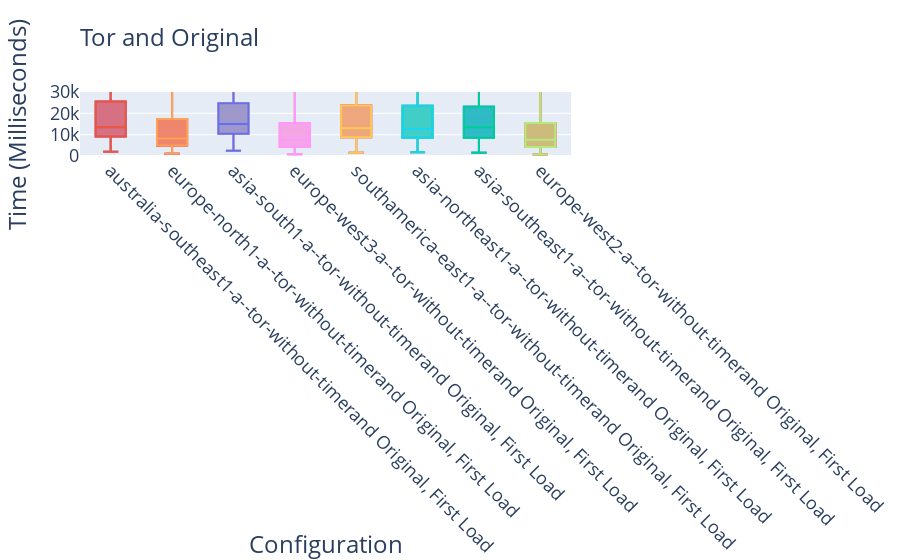

Notebook code cell kept with this figure:
### Code cell
boxes = list()
for l in locations:
    if 'tor' in l:
        boxes.append(listToBox(selectToList("""
        SELECT visualComplete85 FROM results WHERE step == 0 AND location LIKE '"""+l+"""%' AND label LIKE '%original%';
    """), l+'and Original, First Load'))
drawBoxes(boxes,'Tor and Original')

### Figure 1 — Plotly figure (JSON) as saved in the notebook; plotly's stock layout.template omitted (floating-point values rounded to 4 significant figures; data arrays with more than 128 entries replaced by an {"elided": "..."} marker saying what was removed)
{"data": [{"boxpoints": false, "name": "australia-southeast1-a--tor-without-timerand Original, First Load", "type": "box", "y": {"elided": "288 str values"}}, {"boxpoints": false, "name": "europe-north1-a--tor-without-timerand Original, First Load", "type": "box", "y": {"elided": "288 str values"}}, {"boxpoints": false, "name": "asia-south1-a--tor-without-timerand Original, First Load", "type": "box", "y": {"elided": "288 str values"}}, {"boxpoints": false, "name": "europe-north1-a--tor-without-timerand Original, First Load", "type": "box", "y": {"elided": "288 str values"}}, {"boxpoints": false, "name": "europe-west3-a--tor-without-timerand Original, First Load", "type": "box", "y": {"elided": "288 str values"}}, {"boxpoints": false, "name": "southamerica-east1-a--tor-without-timerand Original, First Load", "type": "box", "y": {"elided": "288 str values"}}, {"boxpoints": false, "name": "asia-northeast1-a--tor-without-timerand Original, First Load", "type": "box", "y": {"elided": "288 str values"}}, {"boxpoints": false, "name": "asia-northeast1-a--tor-without-timerand Original, First Load", "type": "box", "y": {"elided": "288 str values"}}, {"boxpoints": false, "name": "asia-south1-a--tor-without-timerand Original, First Load", "type": "box", "y": {"elided": "288 str values"}}, {"boxpoints": false, "name": "australia-southeast1-a--tor-without-timerand Original, First Load", "type": "box", "y": {"elided": "288 str values"}}, {"boxpoints": false, "name": "asia-southeast1-a--tor-without-timerand Original, First Load", "type": "box", "y": {"elided": "288 str values"}}, {"boxpoints": false, "name": "europe-north1-a--tor-without-timerand Original, First Load", "type": "box", "y": {"elided": "288 str values"}}, {"boxpoints": false, "name": "asia-northeast1-a--tor-without-timerand Original, First Load", "type": "box", "y": {"elided": "288 str values"}}, {"boxpoints": false, "name": "asia-southeast1-a--tor-without-timerand Original, First Load", "type": "box", "y": {"elided": "288 str values"}}, {"boxpoints": false, "name": "europe-north1-a--tor-without-timerand Original, First Load", "type": "box", "y": {"elided": "288 str values"}}, {"boxpoints": false, "name": "asia-southeast1-a--tor-without-timerand Original, First Load", "type": "box", "y": {"elided": "288 str values"}}, {"boxpoints": false, "name": "southamerica-east1-a--tor-without-timerand Original, First Load", "type": "box", "y": {"elided": "288 str values"}}, {"boxpoints": false, "name": "europe-west3-a--tor-without-timerand Original, First Load", "type": "box", "y": {"elided": "288 str values"}}, {"boxpoints": false, "name": "europe-west3-a--tor-without-timerand Original, First Load", "type": "box", "y": {"elided": "288 str values"}}, {"boxpoints": false, "name": "asia-south1-a--tor-without-timerand Original, First Load", "type": "box", "y": {"elided": "288 str values"}}, {"boxpoints": false, "name": "europe-west2-a--tor-without-timerand Original, First Load", "type": "box", "y": {"elided": "288 str values"}}, {"boxpoints": false, "name": "europe-west2-a--tor-without-timerand Original, First Load", "type": "box", "y": {"elided": "288 str values"}}, {"boxpoints": false, "name": "asia-southeast1-a--tor-without-timerand Original, First Load", "type": "box", "y": {"elided": "288 str values"}}, {"boxpoints": false, "name": "australia-southeast1-a--tor-without-timerand Original, First Load", "type": "box", "y": {"elided": "288 str values"}}, {"boxpoints": false, "name": "europe-west2-a--tor-without-timerand Original, First Load", "type": "box", "y": {"elided": "288 str values"}}, {"boxpoints": false, "name": "asia-northeast1-a--tor-without-timerand Original, First Load", "type": "box", "y": {"elided": "288 str values"}}, {"boxpoints": false, "name": "southamerica-east1-a--tor-without-timerand Original, First Load", "type": "box", "y": {"elided": "288 str values"}}, {"boxpoints": false, "name": "europe-west2-a--tor-without-timerand Original, First Load", "type": "box", "y": {"elided": "288 str values"}}, {"boxpoints": false, "name": "europe-west3-a--tor-without-timerand Original, First Load", "type": "box", "y": {"elided": "288 str values"}}, {"boxpoints": false, "name": "southamerica-east1-a--tor-without-timerand Original, First Load", "type": "box", "y": {"elided": "288 str values"}}, {"boxpoints": false, "name": "asia-south1-a--tor-without-timerand Original, First Load", "type": "box", "y": {"elided": "288 str values"}}, {"boxpoints": false, "name": "australia-southeast1-a--tor-without-timerand Original, First Load", "type": "box", "y": {"elided": "288 str values"}}], "layout": {"showlegend": false, "title": {"font": {"size": 24}, "text": "Tor and Original", "x": 0, "xref": "paper"}, "xaxis": {"tickangle": 45, "tickfont": {"size": 18}, "title": {"font": {"size": 24}, "text": "Configuration"}}, "yaxis": {"range": [0, 30000], "tickangle": 0, "tickfont": {"size": 18}, "title": {"font": {"size": 24}, "text": "Time (Milliseconds)"}}}}
